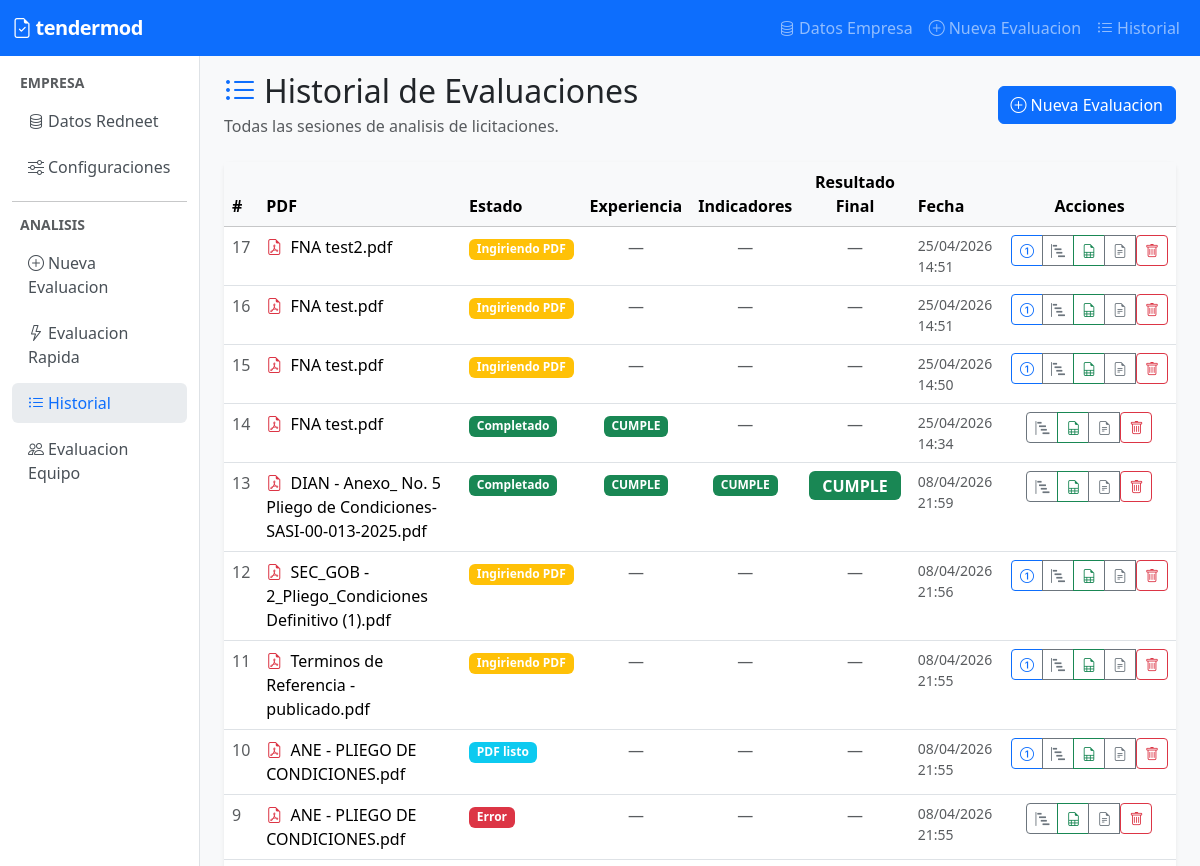
Page /analysis/ (upper part) on the earlier database version.
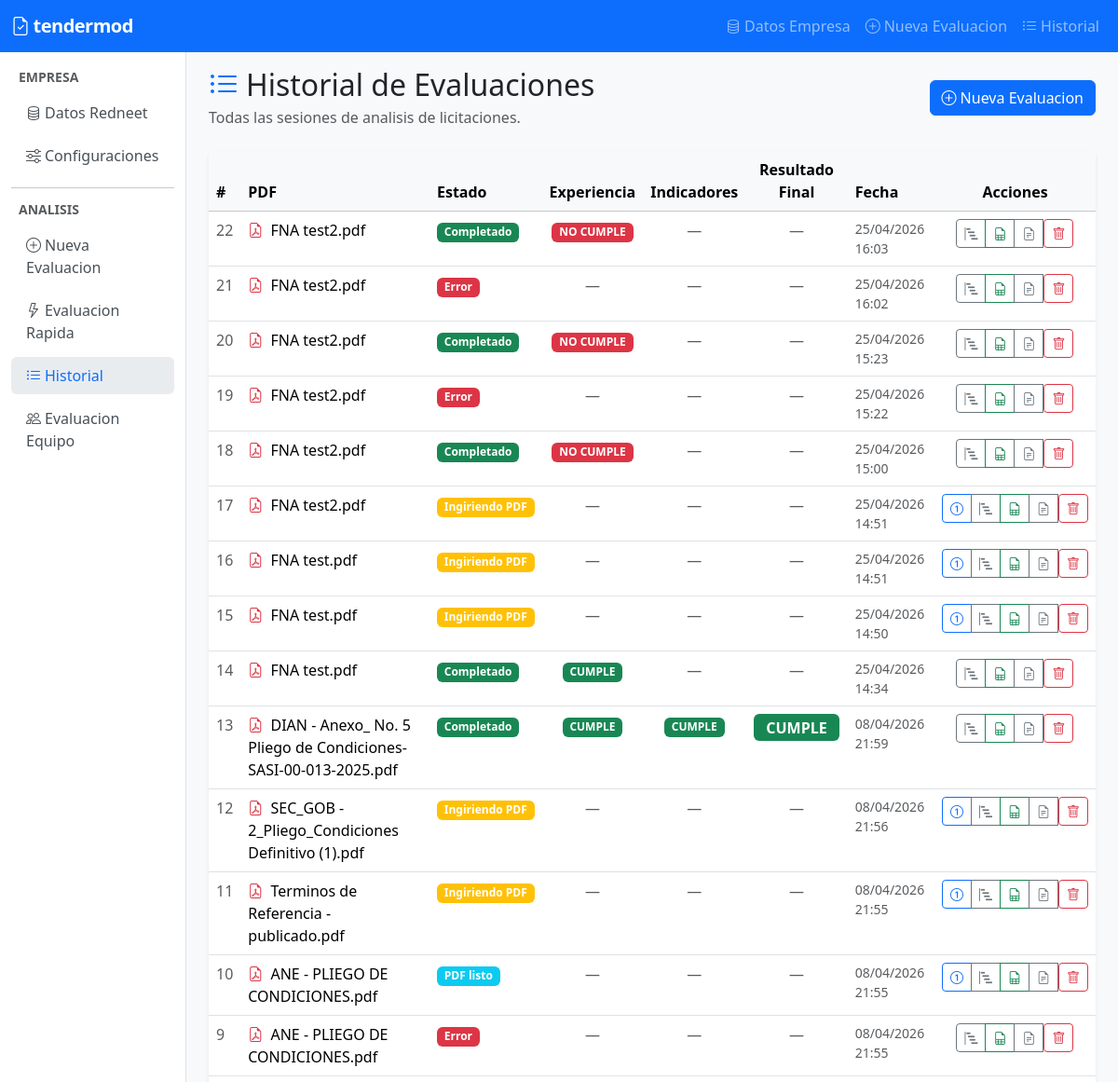
Same page on the later database version.
### apps/core/models.py (models this page shows, shortened)
class AnalysisSession(models.Model):
    STATUS_CHOICES = [
        ('created', 'Creado'),
        ('ingesting_pdf', 'Ingiriendo PDF'),
        ('pdf_ready', 'PDF listo'),
        ('extracted', 'Requisitos extraidos'),
        ('evaluating', 'Evaluando'),
        ('completed', 'Completado'),
        ('error', 'Error'),
    ]
    status = models.CharField(max_length=20, choices=STATUS_CHOICES, default='created')
    pdf_filename = models.CharField(max_length=255, blank=True)
    display_name = models.CharField(max_length=255, blank=True, default='')
    experience_requirements_json = models.TextField(blank=True)
    indicators_requirements_json = models.TextField(blank=True)
    general_info_text = models.TextField(blank=True)
    general_requirements_json = models.TextField(blank=True, default='')
    celery_task_id = models.CharField(max_length=255, blank=True)
    ocr_document_path = models.CharField(max_length=500, blank=True, default='')
    created_at = models.DateTimeField(auto_now_add=True)
    updated_at = models.DateTimeField(auto_now=True)
    class Meta:
        ordering = ['-created_at']
    @property
    def status_display_class(self):
        mapping = {
            'created': 'secondary',
            'ingesting_pdf': 'warning',
            'pdf_ready': 'info',
            'extracted': 'primary',
            'evaluating': 'warning',
            'completed': 'success',
            'error': 'danger',
        }
        return mapping.get(self.status, 'secondary')

### apps/analysis/views.py (the view)
# urls.py: path('', views.analysis_list, name='list'),
def analysis_list(request):
    sessions = AnalysisSession.objects.select_related('result').all()
    return render(request, 'analysis/list.html', {'sessions': sessions})

### templates/analysis/list.html (shortened to what the changed rows need)
{% extends "base.html" %}
{% load static %}
{% block content %}
<div class="d-flex justify-content-between align-items-center mb-4">
    <div>
        <h2 class="mb-1"><i class="bi bi-list-ul me-2 text-primary"></i>Historial de Evaluaciones</h2>
    </div>
</div>
{% if sessions %}
<div class="card border-0 shadow-sm">
    <div class="card-body p-0">
        <div class="table-responsive">
            <table class="table table-hover mb-0">
                <thead class="table-light">
                    <tr>
                        <th>#</th>
                        <th>PDF</th>
                        <th>Estado</th>
                        <th class="text-center">Experiencia</th>
                        <th class="text-center">Indicadores</th>
                        <th class="text-center">Resultado Final</th>
                        <th>Fecha</th>
                        <th class="text-center">Acciones</th>
                    </tr>
                </thead>
                <tbody>
                    {% for session in sessions %}
                    <tr>
                        <td class="text-muted">{{ session.pk }}</td>
                        <td>
                            <i class="bi bi-file-earmark-pdf text-danger me-1"></i>
                            {{ session.pdf_filename|default:"—" }}
                        </td>
                        <td>
                            <span class="badge bg-{{ session.status_display_class }}">
                                {{ session.get_status_display }}
                            </span>
                        </td>
                        <td class="text-center">
                            {% if session.result and session.result.cumple_experiencia is not None %}
                                {% if session.result.cumple_experiencia %}
                                    <span class="badge bg-success">CUMPLE</span>
                                {% else %}
                                    <span class="badge bg-danger">NO CUMPLE</span>
                                {% endif %}
                            {% else %}
                                <span class="text-muted">—</span>
                            {% endif %}
                        </td>
                        <td class="text-center">
                            {% if session.result and session.result.cumple_indicadores is not None %}
                                {% if session.result.cumple_indicadores %}
                                    <span class="badge bg-success">CUMPLE</span>
                                {% else %}
                                    <span class="badge bg-danger">NO CUMPLE</span>
                                {% endif %}
                            {% else %}
                                <span class="text-muted">—</span>
                            {% endif %}
                        </td>
                        <td class="text-center">
                            {% if session.result and session.result.cumple_final is not None %}
                                {% if session.result.cumple_final %}
                                    <span class="badge bg-success badge-cumple">CUMPLE</span>
                                {% else %}
                                    <span class="badge bg-danger badge-cumple">NO CUMPLE</span>
                                {% endif %}
                            {% else %}
                                <span class="text-muted">—</span>
                            {% endif %}
                        </td>
                        <td class="text-muted small">{{ session.created_at|date:"d/m/Y H:i" }}</td>
                        <td class="text-center">
                            <div class="btn-group btn-group-sm">
                                {% if session.status == 'ingesting_pdf' or session.status == 'created' or session.status == 'pdf_ready' %}
                                    <a href="{% url 'analysis:step1' pk=session.pk %}"
                                       class="btn btn-outline-primary" title="Paso 1">
                                        <i class="bi bi-1-circle"></i>
                                    </a>
                                {% elif session.status == 'extracted' %}
                                    <a href="{% url 'analysis:step2' pk=session.pk %}"
                                       class="btn btn-outline-primary" title="Paso 2">
                                        <i class="bi bi-2-circle"></i>
                                    </a>
                                {% endif %}
                                <a href="{% url 'analysis:results' pk=session.pk %}"
                                   class="btn btn-outline-secondary" title="Resultados">
                                    <i class="bi bi-bar-chart-steps"></i>
                                </a>
                                <a href="{% url 'analysis:export_excel' pk=session.pk %}"
                                   class="btn btn-outline-success" title="Descargar Excel">
                                    <i class="bi bi-file-earmark-spreadsheet"></i>
                                </a>
                                <a href="{% url 'analysis:export_text' pk=session.pk %}"
                                   class="btn btn-outline-secondary" title="Descargar TXT">
                                    <i class="bi bi-file-earmark-text"></i>
                                </a>
                                <form method="post"
                                      action="{% url 'analysis:delete' pk=session.pk %}"
                                      style="display:inline"
                                      onsubmit="return confirm('¿Eliminar la evaluación «{{ session.pdf_filename|default:session.pk }}»?\nSe borrarán el PDF y todos los datos asociados. Esta acción no se puede deshacer.')">
                                    <button type="submit" class="btn btn-outline-danger btn-sm" title="Eliminar">
                                        <i class="bi bi-trash"></i>
                                    </button>
                                </form>
                            </div>
                        </td>
                    </tr>
                    {% endfor %}
                </tbody>
            </table>
        </div>
    </div>
</div>
{% endif %}
{% endblock %}

Differences in the rows shown:
added AnalysisSession: pk "22", pdf_filename "FNA test2.pdf", status "Completado", shows "NO CUMPLE", created_at "25/04/2026 16:03"
added AnalysisSession: pk "21", pdf_filename "FNA test2.pdf", status "Error", created_at "25/04/2026 16:02"
added AnalysisSession: pk "20", pdf_filename "FNA test2.pdf", status "Completado", shows "NO CUMPLE", created_at "25/04/2026 15:23"
added AnalysisSession: pk "19", pdf_filename "FNA test2.pdf", status "Error", created_at "25/04/2026 15:22"
added AnalysisSession: pk "18", pdf_filename "FNA test2.pdf", status "Completado", shows "NO CUMPLE", created_at "25/04/2026 15:00"
